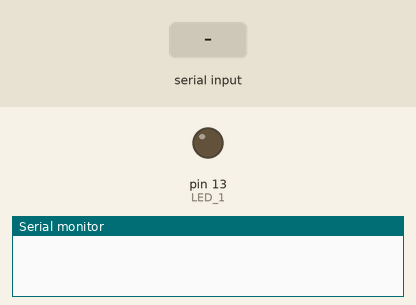
This sketch was run on a simulated Arduino Uno, built with avr-gcc and run on an emulated ATmega328P. Parts: output pins drawn as LEDs (lit = HIGH), the last lines printed to the serial monitor. The test bench sets the inputs (shaded band).

Above: at 3.2 s.
3.3 s: "30,150\n" received over Serial
At 4.2 s:
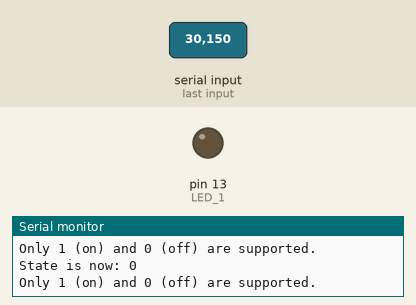
4.8 s: "1\n" received over Serial
At 6.0 s:
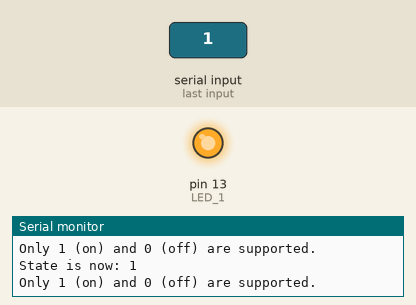
6.3 s: "90,45\n" received over Serial
At 7.3 s:
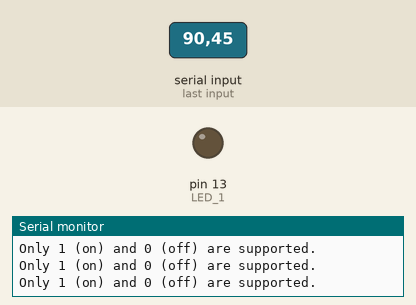
Timing chart, 0 to 9.3 s (numbered marks = the images above; inputs shaded):
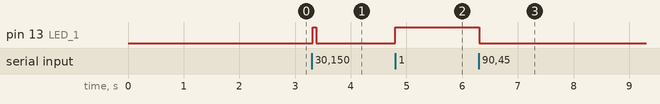

Measured:
- after the input at 3.3 s, pin 13 (LED_1): LOW → HIGH at once, → LOW 0.06 s later
- after the input at 4.8 s, pin 13 (LED_1): LOW → HIGH at once
- after the input at 6.3 s, pin 13 (LED_1): HIGH → LOW at once

The sketch:

sketch.pde
```cpp
// (licence header left out)
#define LED_1 13  // Arduino Digital I/O pin number 13

int state = 0;  // Digital output, state is 0, Low, off
int inState = 0;  // Set the initial state to 0

void setup() {
  digitalWrite(LED_1, state);  // Set LED to OFF at reset
  pinMode(LED_1, OUTPUT);  // Set LED pin as output
  delay(2000);  // Wait for 2 s
  Serial.begin(9600);  // Setup the serial monitor for debugging
}

void loop() {
  char inVal = 0;  // Set the incoming value to 0
  if (Serial.available() > 0) {
    inVal = Serial.read() - '0';
    if (inVal == 1) {
      inState = 1;
    } else if (inVal == 0) {
      inState = 0;
    } else {
      Serial.println("Only 1 (on) and 0 (off) are supported.");
    }
    if (inState != state) {
      state = inState;
      digitalWrite(LED_1, state);  // Set the LED
      Serial.print("State is now: ");  // Prints the current state
      Serial.println(state);           // help with debugging
    }
  }
}
```
